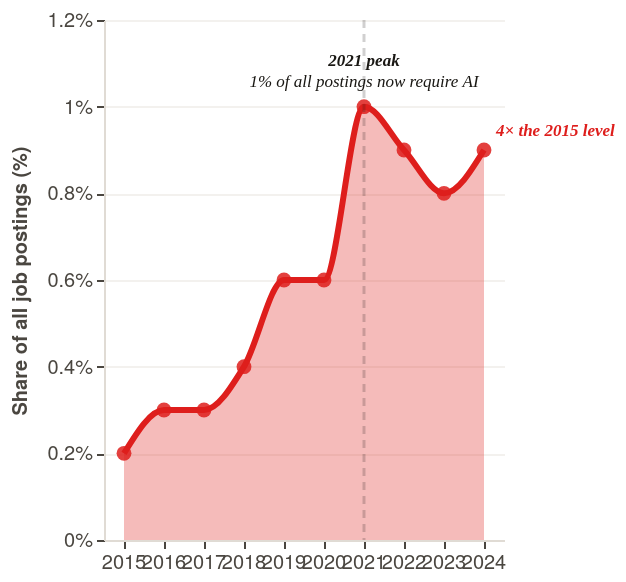

The specification (Vega-Lite) saved for this image:
### Vega-Lite specification from a JSON file in a GitHub repository (floating-point values rounded to 4 significant figures)
{"$schema": "https://vega.github.io/schema/vega-lite/v5.json", "width": "container", "height": 260, "background": "transparent", "config": {"font": "Helvetica Neue, Helvetica, Arial, sans-serif", "view": {"stroke": null}, "axis": {"labelColor": "#4a4640", "labelFontSize": 10, "titleColor": "#4a4640", "titleFontSize": 10, "titlePadding": 8, "domainColor": "#e0dbd4", "tickColor": "#4a4640", "tickSize": 4, "gridColor": "#e0dbd4", "gridOpacity": 0.4, "gridWidth": 1}}, "data": {"values": [{"year": "2015", "pct": 0.2, "note": "Exact — stated in report"}, {"year": "2016", "pct": 0.3, "note": "Estimated from Figure 16b"}, {"year": "2017", "pct": 0.3, "note": "Estimated from Figure 16b"}, {"year": "2018", "pct": 0.4, "note": "Estimated from Figure 16b"}, {"year": "2019", "pct": 0.6, "note": "Estimated from Figure 16b"}, {"year": "2020", "pct": 0.6, "note": "Estimated from Figure 16b"}, {"year": "2021", "pct": 1.0, "note": "Exact — stated in report"}, {"year": "2022", "pct": 0.9, "note": "Estimated from Figure 16b"}, {"year": "2023", "pct": 0.8, "note": "Estimated from Figure 16b"}, {"year": "2024", "pct": 0.9, "note": "Exact — stated in report"}]}, "layer": [{"mark": {"type": "area", "opacity": 0.3, "color": "#de1e1c", "line": false, "interpolate": "monotone"}, "encoding": {"x": {"field": "year", "type": "ordinal", "axis": {"title": null, "labelAngle": 0}}, "y": {"field": "pct", "type": "quantitative", "scale": {"domain": [0, 1.2]}, "axis": {"title": "Share of all job postings (%)", "labelExpr": "datum.value + '%'"}}}}, {"mark": {"type": "line", "strokeWidth": 3, "color": "#de1e1c", "interpolate": "monotone"}, "encoding": {"x": {"field": "year", "type": "ordinal"}, "y": {"field": "pct", "type": "quantitative", "scale": {"domain": [0, 1.2]}}}}, {"params": [{"name": "hover_point", "select": {"type": "point", "on": "pointerover", "nearest": true, "clear": "pointerout"}}], "mark": {"type": "point", "filled": true, "size": 55, "color": "#de1e1c"}, "encoding": {"x": {"field": "year", "type": "ordinal"}, "y": {"field": "pct", "type": "quantitative", "scale": {"domain": [0, 1.2]}}, "size": {"condition": {"param": "hover_point", "empty": false, "value": 180}, "value": 55}, "opacity": {"condition": {"param": "hover_point", "empty": false, "value": 1}, "value": 0.85}, "tooltip": [{"field": "year", "title": "Year"}, {"field": "pct", "title": "AI job postings %", "format": ".1f"}, {"field": "note", "title": "Source note"}]}}, {"mark": {"type": "rule", "color": "#1a1814", "strokeWidth": 1.5, "strokeDash": [4, 3], "opacity": 0.2}, "data": {"values": [{"year": "2021"}]}, "encoding": {"x": {"field": "year", "type": "ordinal"}}}, {"mark": {"type": "text", "fontSize": 8.5, "fontStyle": "italic", "fontWeight": "bold", "font": "Georgia, 'Times New Roman', serif", "align": "center", "dx": 0, "dy": -110, "color": "#1a1814", "lineBreak": "\n"}, "data": {"values": [{"year": "2021", "label": "2021 peak\n"}]}, "encoding": {"x": {"field": "year", "type": "ordinal"}, "text": {"field": "label"}}}, {"mark": {"type": "text", "fontSize": 8.5, "fontStyle": "italic", "fontWeight": 300, "font": "Georgia, 'Times New Roman', serif", "align": "center", "dx": 0, "dy": -110, "color": "#1a1814", "lineBreak": "\n"}, "data": {"values": [{"year": "2021", "label": "\n1% of all postings now require AI"}]}, "encoding": {"x": {"field": "year", "type": "ordinal"}, "text": {"field": "label"}}}, {"mark": {"type": "text", "fontSize": 8.5, "fontStyle": "italic", "fontWeight": "bold", "font": "Georgia, 'Times New Roman', serif", "align": "left", "dx": 6, "dy": -10, "color": "#de1e1c"}, "data": {"values": [{"year": "2024", "pct": 0.9}]}, "encoding": {"x": {"field": "year", "type": "ordinal"}, "y": {"field": "pct", "type": "quantitative", "scale": {"domain": [0, 1.2]}}, "text": {"value": "4× the 2015 level"}}}]}
